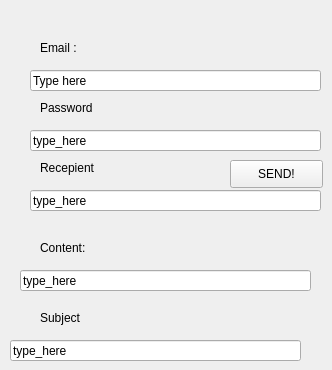
      <widget class="QWidget" name="tab_5">
       <attribute name="title">
        <string>SendMail</string>
       </attribute>
       <widget class="QLineEdit" name="emailLineEdit">
        <property name="geometry">
         <rect>
          <x>30</x>
          <y>70</y>
          <width>291</width>
          <height>21</height>
         </rect>
        </property>
        <property name="styleSheet">
         <string notr="true"/>
        </property>
        <property name="text">
         <string>Type here</string>
        </property>
       </widget>
       <widget class="QLineEdit" name="passwordLineEdit">
        <property name="geometry">
         <rect>
          <x>30</x>
          <y>130</y>
          <width>291</width>
          <height>21</height>
         </rect>
        </property>
        <property name="text">
         <string>type_here </string>
        </property>
       </widget>
       <widget class="QLabel" name="label_43">
        <property name="geometry">
         <rect>
          <x>40</x>
          <y>40</y>
          <width>56</width>
          <height>16</height>
         </rect>
        </property>
        <property name="text">
         <string>Email :</string>
        </property>
       </widget>
       <widget class="QLabel" name="label_44">
        <property name="geometry">
         <rect>
          <x>40</x>
          <y>100</y>
          <width>56</width>
          <height>16</height>
         </rect>
        </property>
        <property name="text">
         <string>Password :  </string>
        </property>
       </widget>
       <widget class="QLabel" name="label_45">
        <property name="geometry">
         <rect>
          <x>40</x>
          <y>160</y>
          <width>56</width>
          <height>16</height>
         </rect>
        </property>
        <property name="text">
         <string>Recepient :</string>
        </property>
       </widget>
       <widget class="QLabel" name="label_46">
        <property name="geometry">
         <rect>
          <x>40</x>
          <y>240</y>
          <width>56</width>
          <height>16</height>
         </rect>
        </property>
        <property name="text">
         <string>Content:</string>
        </property>
       </widget>
       <widget class="QLineEdit" name="recipientLineEdit">
        <property name="geometry">
         <rect>
          <x>30</x>
          <y>190</y>
          <width>291</width>
          <height>21</height>
         </rect>
        </property>
        <property name="text">
         <string>type_here </string>
        </property>
       </widget>
       <widget class="QLineEdit" name="contentTextEdit">
        <property name="geometry">
         <rect>
          <x>20</x>
          <y>270</y>
          <width>291</width>
          <height>21</height>
         </rect>
        </property>
        <property name="text">
         <string>type_here </string>
        </property>
       </widget>
       <widget class="QLabel" name="label_47">
        <property name="geometry">
         <rect>
          <x>40</x>
          <y>310</y>
          <width>56</width>
          <height>16</height>
         </rect>
        </property>
        <property name="text">
         <string>Subject</string>
        </property>
       </widget>
       <widget class="QLineEdit" name="subjectLineEdit">
        <property name="geometry">
         <rect>
          <x>10</x>
          <y>340</y>
          <width>291</width>
          <height>21</height>
         </rect>
        </property>
        <property name="text">
         <string>type_here </string>
        </property>
       </widget>
       <widget class="QPushButton" name="sendButton">
        <property name="geometry">
         <rect>
          <x>230</x>
          <y>160</y>
          <width>93</width>
          <height>28</height>
         </rect>
        </property>
        <property name="text">
         <string>SEND!</string>
        </property>
       </widget>
      </widget>
